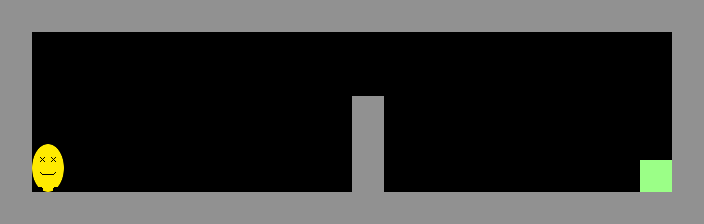

This game map was drawn from its Tiled (.tmx) file and the tilesets committed beside it. A one-line description and the full map source follow:
An orthogonal 22x7 tile map with 32x32 px tiles, 3 tile layers (universal, world1, world2), 2 tilesets.

<map version="1.0" tiledversion="1.1.4" orientation="orthogonal" renderorder="right-down" width="22" height="7" tilewidth="32" tileheight="32" infinite="0" nextobjectid="1">
 <properties>
  <property name="layout" value="1;2;" />
 </properties>
 <tileset firstgid="1" source="tileset.tsx" />
 <tileset firstgid="13" source="player.tsx" />
 <layer name="universal" width="22" height="7">
  <data encoding="csv">
3,3,3,3,3,3,3,3,3,3,3,3,3,3,3,3,3,3,3,3,3,3,
3,0,0,0,0,0,0,0,0,0,0,0,0,0,0,0,0,0,0,0,0,3,
3,0,0,0,0,0,0,0,0,0,0,0,0,0,0,0,0,0,0,0,0,3,
3,0,0,0,0,0,0,0,0,0,0,0,0,0,0,0,0,0,0,0,0,3,
3,0,0,0,0,0,0,0,0,0,0,0,0,0,0,0,0,0,0,0,0,3,
3,13,0,0,0,0,0,0,0,0,0,0,0,0,0,0,0,0,0,0,2,3,
3,3,3,3,3,3,3,3,3,3,3,3,3,3,3,3,3,3,3,3,3,3
</data>
 </layer>
 <layer name="world1" width="22" height="7">
  <data encoding="csv">
0,0,0,0,0,0,0,0,0,0,0,0,0,0,0,0,0,0,0,0,0,0,
0,0,0,0,0,0,0,0,0,0,0,0,0,0,0,0,0,0,0,0,0,0,
0,0,0,0,0,0,0,0,0,0,0,0,0,0,0,0,0,0,0,0,0,0,
0,0,0,0,0,0,0,0,0,0,0,0,0,0,0,0,0,0,0,0,0,0,
0,0,0,0,0,0,0,0,0,0,0,0,0,0,0,0,0,0,0,0,0,0,
0,0,0,0,0,0,0,0,0,0,0,0,0,0,0,0,0,0,0,0,0,0,
0,0,0,0,0,0,0,0,0,0,0,0,0,0,0,0,0,0,0,0,0,0
</data>
 </layer>
 <layer name="world2" width="22" height="7">
  <data encoding="csv">
0,0,0,0,0,0,0,0,0,0,0,0,0,0,0,0,0,0,0,0,0,0,
0,0,0,0,0,0,0,0,0,0,0,0,0,0,0,0,0,0,0,0,0,0,
0,0,0,0,0,0,0,0,0,0,0,0,0,0,0,0,0,0,0,0,0,0,
0,0,0,0,0,0,0,0,0,0,0,3,0,0,0,0,0,0,0,0,0,0,
0,0,0,0,0,0,0,0,0,0,0,3,0,0,0,0,0,0,0,0,0,0,
0,0,0,0,0,0,0,0,0,0,0,3,0,0,0,0,0,0,0,0,0,0,
0,0,0,0,0,0,0,0,0,0,0,0,0,0,0,0,0,0,0,0,0,0
</data>
 </layer>
</map>
